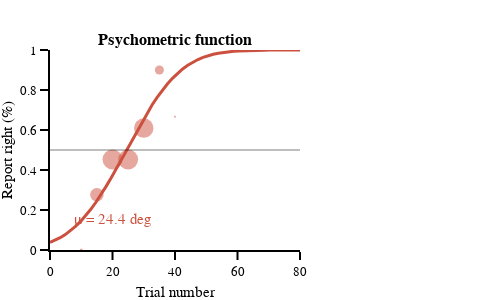

The code cell stored with this chart in its notebook:
### Code cell
# subplot settings
rows, cols = 1, 1
fig_height, fig_width = 300, 400 * cols + 100
column_widths, row_heights = [1],[1]
sb_specs = [[{}]]
subplot_titles = ('<b>Psychometric function<b>', '')
fig = make_subplots(rows=rows, cols=cols, print_grid=False, vertical_spacing=0.2, horizontal_spacing=0.15, 
                    column_widths=column_widths, row_heights=row_heights, subplot_titles=subplot_titles)
df_pf_value['report_right_num_norm'] = np.array((df_pf_value.report_right_num-np.min(df_pf_value.report_right_num))/
                                                (np.max(df_pf_value.report_right_num)-np.min(df_pf_value.report_right_num)))


# compute psychometric function
# Parameter bounds are in the form [bias, threshold, lapse]
params = {'parmin': np.array([0., 0., 0.]), # The minimum allowable parameter values
          'parmax': np.array([100., 40., 0.2]), # The maximum allowable parameter values
          'parstart': np.array([40, 10., 0.1]), # Non-zero starting parameters, used to try to avoid local minima
          'nfits': 30} # The number of fits to run

data = np.vstack((np.array(df_pf_value.angle_test),
                  np.array(df_pf_value.report_right_num),
                  np.array(df_pf_value.report_right_prct)
                  ))
pars, L = psy.mle_fit_psycho(data, 'erf_psycho', **params)
fit_x = np.linspace(0,80,50)
fit_y = psy.erf_psycho(pars, fit_x)
fig.append_trace(go.Scatter(x=fit_x, y=fit_y,
                            mode='lines', marker_color=colors_panel[7], marker_opacity=1, 
                            line_width=3, marker_symbol='circle'), row=1, col=1)
fig.append_trace(go.Scatter(x=[20], y=[0.15], mode="text", text="μ = {:2.1f} deg".format(pars[0]),
                         textfont_color=colors_panel[7], textfont_size=15), row=1, col=1)

# plot dots
fig.append_trace(go.Scatter(x=df_pf_value.angle_test,
                            y=df_pf_value.report_right_prct,
                            marker_size=df_pf_value.report_right_num_norm*20, 
                            mode='markers', marker_color=colors_panel[7], marker_opacity=0.5, line_width=3,
                            marker_line_width=0, marker_symbol='circle'), row=1, col=1)
fig.add_hline(y=0.5, opacity=0.25, row=1, col=1)

# axes settings
for row in np.arange(rows):
    for col in np.arange(cols):
        fig.update_xaxes(visible=True, ticklen=8, linewidth=template_specs['axes_width'], 
                         range=[0,80], title='Trial number', row=row+1, col=col+1)
        fig.update_yaxes(visible=True, ticklen=8, linewidth=template_specs['axes_width'], 
                         title='Report right (%)', range=[0,1], row=row+1, col=col+1)
fig.layout.update(template=fig_template, width=fig_width, height=fig_height, margin_l=50, 
                  margin_r=200, margin_t=50, margin_b=50,  showlegend=False)
fig.show()
if not os.path.exists(fig_dir):os.mkdir(fig_dir)
fig.write_image('{}/{}_pfun.pdf'.format(fig_dir, subject))

### Figure 1 — Plotly figure (JSON) as saved in the notebook; plotly's stock layout.template omitted (floating-point values rounded to 4 significant figures)
{"data": [{"line": {"width": 3}, "marker": {"color": "rgb(204, 80, 62)", "opacity": 1, "symbol": "circle"}, "mode": "lines", "type": "scatter", "x": [0, 1.633, 3.265, 4.898, 6.531, 8.163, 9.796, 11.43, 13.06, 14.69, 16.33, 17.96, 19.59, 21.22, 22.86, 24.49, 26.12, 27.76, 29.39, 31.02, 32.65, 34.29, 35.92, 37.55, 39.18, 40.82, 42.45, 44.08, 45.71, 47.35, 48.98, 50.61, 52.24, 53.88, 55.51, 57.14, 58.78, 60.41, 62.04, 63.67, 65.31, 66.94, 68.57, 70.2, 71.84, 73.47, 75.1, 76.73, 78.37, 80], "xaxis": "x", "y": [0.03746, 0.04826, 0.06141, 0.0772, 0.09591, 0.1178, 0.1429, 0.1715, 0.2034, 0.2387, 0.277, 0.3182, 0.3617, 0.4071, 0.4538, 0.5012, 0.5485, 0.5951, 0.6405, 0.6839, 0.7249, 0.7632, 0.7983, 0.8301, 0.8584, 0.8834, 0.9051, 0.9237, 0.9393, 0.9523, 0.963, 0.9717, 0.9786, 0.984, 0.9882, 0.9914, 0.9938, 0.9956, 0.9969, 0.9979, 0.9985, 0.999, 0.9993, 0.9996, 0.9997, 0.9998, 0.9999, 0.9999, 1.0, 1.0], "yaxis": "y"}, {"mode": "text", "text": "μ = 24.4 deg", "textfont": {"color": "rgb(204, 80, 62)", "size": 15}, "type": "scatter", "x": [20], "xaxis": "x", "y": [0.15], "yaxis": "y"}, {"line": {"width": 3}, "marker": {"color": "rgb(204, 80, 62)", "line": {"width": 0}, "opacity": 0.5, "size": [3, 13.5, 20, 20, 19.5, 9, 2, 1, 0, 0, 0, 0], "symbol": "circle"}, "mode": "markers", "type": "scatter", "x": [10, 15, 20, 25, 30, 35, 40, 45, 50, 55, 60, 65], "xaxis": "x", "y": [0, 0.2759, 0.4524, 0.4524, 0.6098, 0.9, 0.6667, 1, 1, 1, 1, 1], "yaxis": "y"}], "layout": {"annotations": [{"font": {"size": 16}, "showarrow": false, "text": "<b>Psychometric function<b>", "x": 0.5, "xanchor": "center", "xref": "paper", "y": 1, "yanchor": "bottom", "yref": "paper"}], "height": 300, "margin": {"b": 50, "l": 50, "r": 200, "t": 50}, "shapes": [{"opacity": 0.25, "type": "line", "x0": 0, "x1": 1, "xref": "x domain", "y0": 0.5, "y1": 0.5, "yref": "y"}], "showlegend": false, "width": 500, "xaxis": {"anchor": "y", "domain": [0, 1], "linewidth": 2, "range": [0, 80], "ticklen": 8, "title": {"text": "Trial number"}, "type": "linear", "visible": true}, "yaxis": {"anchor": "x", "domain": [0, 1], "linewidth": 2, "range": [0, 1], "ticklen": 8, "title": {"text": "Report right (%)"}, "type": "linear", "visible": true}}}
